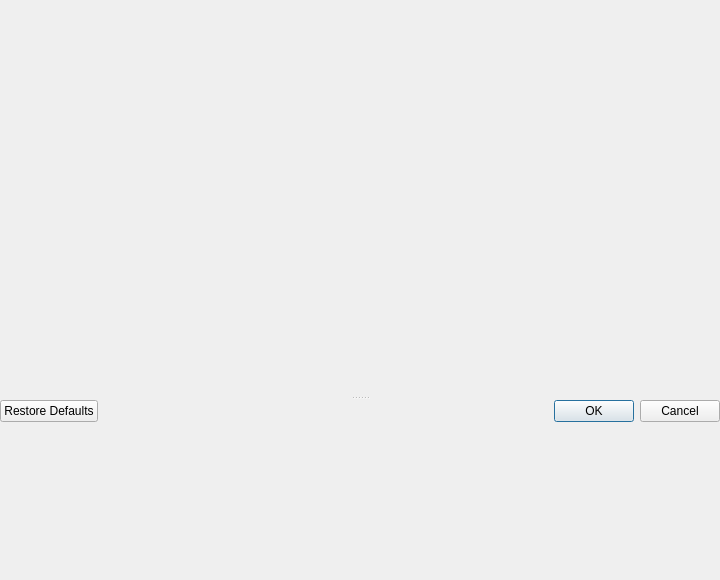
<?xml version="1.0" encoding="UTF-8"?>
<ui version="4.0">
 <class>OBSBasicProperties</class>
 <widget class="QWidget" name="OBSBasicProperties">
  <property name="geometry">
   <rect>
    <x>0</x>
    <y>0</y>
    <width>720</width>
    <height>580</height>
   </rect>
  </property>
  <property name="windowTitle">
   <string>Properties</string>
  </property>
  <property name="sizeGripEnabled" stdset="0">
   <bool>true</bool>
  </property>
  <layout class="QVBoxLayout" name="verticalLayout">
   <property name="spacing">
    <number>0</number>
   </property>
   <property name="leftMargin">
    <number>0</number>
   </property>
   <property name="topMargin">
    <number>0</number>
   </property>
   <property name="rightMargin">
    <number>0</number>
   </property>
   <property name="bottomMargin">
    <number>0</number>
   </property>
   <item>
    <widget class="QSplitter" name="windowSplitter">
     <property name="minimumSize">
      <size>
       <width>0</width>
       <height>400</height>
      </size>
     </property>
     <property name="orientation">
      <enum>Qt::Vertical</enum>
     </property>
     <property name="childrenCollapsible">
      <bool>false</bool>
     </property>
     <widget class="QFrame" name="previewFrame">
      <property name="sizePolicy">
       <sizepolicy hsizetype="Preferred" vsizetype="Expanding">
        <horstretch>0</horstretch>
        <verstretch>1</verstretch>
       </sizepolicy>
      </property>
      <property name="frameShape">
       <enum>QFrame::NoFrame</enum>
      </property>
      <property name="frameShadow">
       <enum>QFrame::Plain</enum>
      </property>
      <layout class="QVBoxLayout" name="verticalLayout_7">
       <property name="spacing">
        <number>0</number>
       </property>
       <property name="leftMargin">
        <number>0</number>
       </property>
       <property name="topMargin">
        <number>0</number>
       </property>
       <property name="rightMargin">
        <number>0</number>
       </property>
       <property name="bottomMargin">
        <number>0</number>
       </property>
       <item>
        <widget class="OBSQTDisplay" name="preview" native="true">
         <property name="sizePolicy">
          <sizepolicy hsizetype="Expanding" vsizetype="Expanding">
           <horstretch>0</horstretch>
           <verstretch>1</verstretch>
          </sizepolicy>
         </property>
         <property name="minimumSize">
          <size>
           <width>20</width>
           <height>150</height>
          </size>
         </property>
        </widget>
       </item>
      </layout>
     </widget>
     <widget class="QFrame" name="propertiesFrame">
      <property name="sizePolicy">
       <sizepolicy hsizetype="Preferred" vsizetype="Expanding">
        <horstretch>0</horstretch>
        <verstretch>1</verstretch>
       </sizepolicy>
      </property>
      <property name="frameShape">
       <enum>QFrame::NoFrame</enum>
      </property>
      <property name="frameShadow">
       <enum>QFrame::Plain</enum>
      </property>
      <layout class="QVBoxLayout" name="propertiesLayout">
       <property name="leftMargin">
        <number>10</number>
       </property>
       <property name="topMargin">
        <number>0</number>
       </property>
       <property name="rightMargin">
        <number>0</number>
       </property>
       <property name="bottomMargin">
        <number>0</number>
       </property>
      </layout>
     </widget>
    </widget>
   </item>
   <item>
    <widget class="QWidget" name="bottomLineWidget" native="true"/>
   </item>
   <item>
    <widget class="QWidget" name="buttonboxWidget" native="true">
     <property name="styleSheet">
      <string notr="true"/>
     </property>
     <property name="useFor" stdset="0">
      <string notr="true">BasicProperties</string>
     </property>
     <layout class="QVBoxLayout" name="verticalLayout_2">
      <property name="spacing">
       <number>0</number>
      </property>
      <property name="leftMargin">
       <number>0</number>
      </property>
      <property name="topMargin">
       <number>0</number>
      </property>
      <property name="rightMargin">
       <number>0</number>
      </property>
      <property name="bottomMargin">
       <number>0</number>
      </property>
      <item>
       <widget class="QWidget" name="placholderWidget" native="true"/>
      </item>
      <item>
       <widget class="PLSDialogButtonBox" name="buttonBox">
        <property name="standardButtons">
         <set>QDialogButtonBox::Cancel|QDialogButtonBox::Ok|QDialogButtonBox::RestoreDefaults</set>
        </property>
       </widget>
      </item>
      <item>
       <spacer name="verticalSpacer">
        <property name="orientation">
         <enum>Qt::Vertical</enum>
        </property>
        <property name="sizeHint" stdset="0">
         <size>
          <width>20</width>
          <height>40</height>
         </size>
        </property>
       </spacer>
      </item>
     </layout>
    </widget>
   </item>
  </layout>
 </widget>
 <customwidgets>
  <customwidget>
   <class>PLSDialogButtonBox</class>
   <extends>QDialogButtonBox</extends>
   <header>PLSDialogButtonBox.h</header>
  </customwidget>
  <customwidget>
   <class>OBSQTDisplay</class>
   <extends>QWidget</extends>
   <header>qt-display.hpp</header>
   <container>1</container>
  </customwidget>
 </customwidgets>
 <resources>
  <include location="obs.qrc"/>
 </resources>
 <connections/>
</ui>
